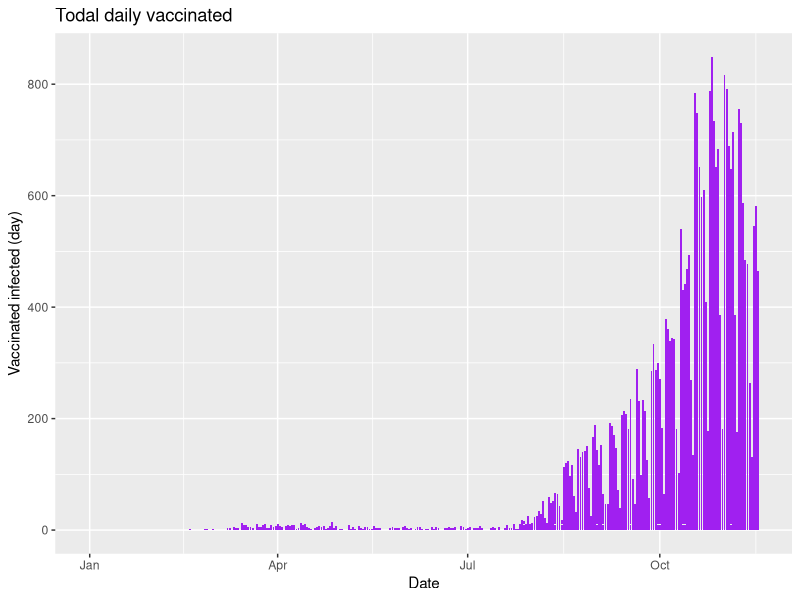

Generate this figure with R:
## ---- chunk 1
library("tidyverse")
library("readr")
library("ggplot2")
test <- read_csv("test.csv")
test
test1 <- test$Date
test2 <- test$`Number of infected`
ggplot(data = test, aes(x = test1, y = test2)) + 
  geom_bar(stat = "identity",fill="purple") +
  labs(title = "Todal daily vaccinated",
           substitute = "2021",
           x = "Date", y = "Vaccinated infected (day)")
